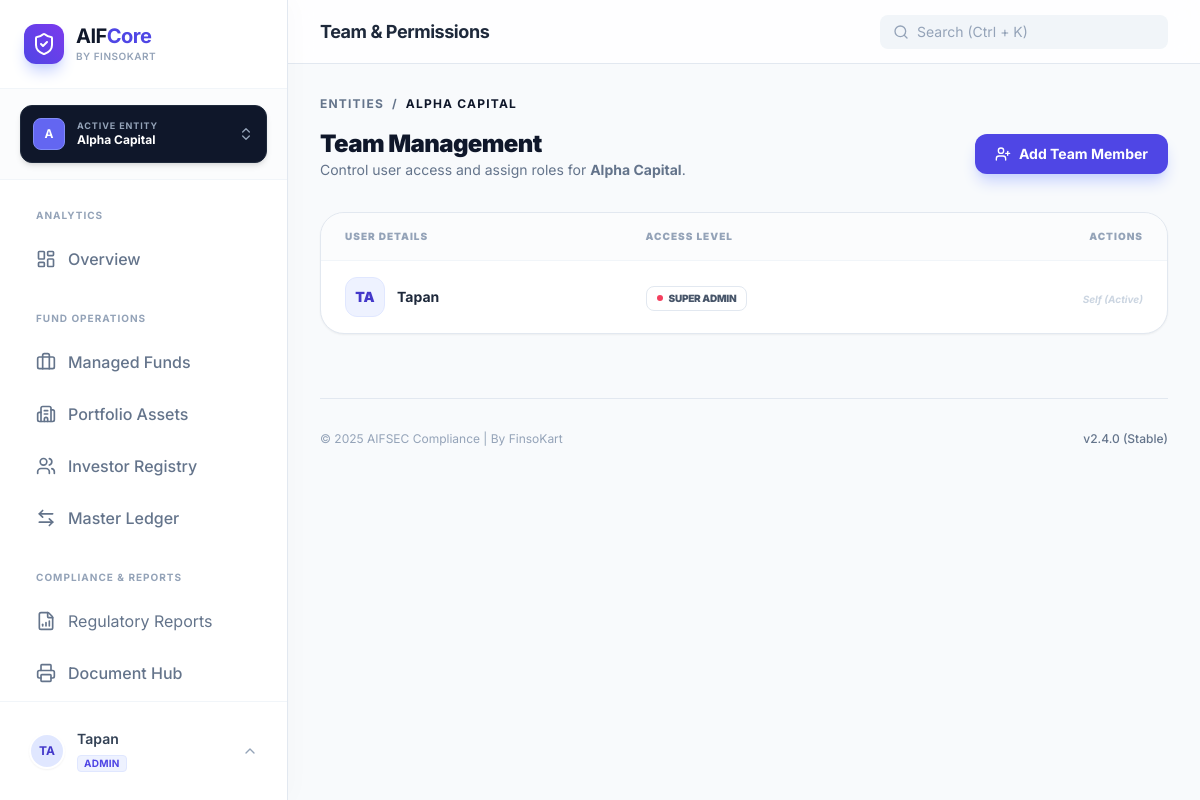
The app's page /portal/managers/1/team/ (signed in), older data.
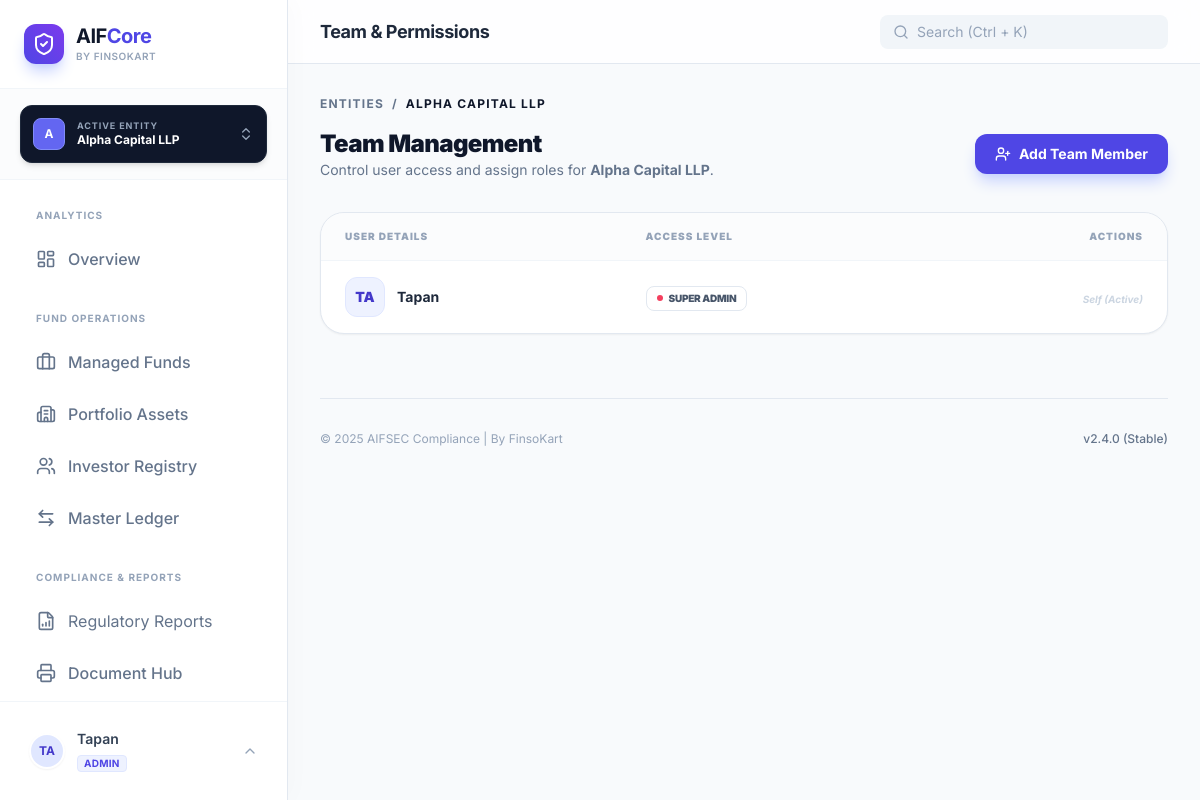
The same page, newer data.
### manager_entities/models.py (models this page shows, shortened)
class ManagerEntity(models.Model):
    name = models.CharField(max_length=255, unique=True)
    sebi_manager_registration_no = models.CharField(max_length=64, blank=True, null=True)
    cin = models.CharField(max_length=21, blank=True, null=True)
    pan = models.CharField(max_length=10, blank=True, null=True)
    gstin = models.CharField(max_length=15, blank=True, null=True)
    registered_address = models.TextField(blank=True, null=True)
    contact_email = models.EmailField(blank=True, null=True)
    contact_phone = models.CharField(max_length=20, blank=True, null=True)
    created_at = models.DateTimeField(auto_now_add=True)
    class Meta:
        ordering = ["name"]
        verbose_name = "Manager Entity"
        verbose_name_plural = "Manager Entities"

### manager_entities/views.py (the view)
# urls.py: path("<int:entity_pk>/team/", views.team_list, name="team_list"),
@login_required
def team_list(request, entity_pk):
    entity = get_object_or_404(ManagerEntity, pk=entity_pk)
    memberships = EntityMembership.objects.filter(entity=entity).select_related('user')
    current_ids = memberships.values_list('user_id', flat=True)
    all_users = User.objects.exclude(id__in=current_ids).order_by('username')
    return render(request, "manager_entities/team_list.html", {
        "entity": entity,
        "memberships": memberships,
        "all_users": all_users,
    })

### manager_entities/context.py (called while the page is built)
def active_manager_processor(request):
    if not request.user.is_authenticated:
        return {}
    memberships = EntityMembership.objects.filter(user=request.user).select_related('entity')
    active_id = request.session.get('active_entity_id')
    active_membership = None
    if active_id:
        active_membership = memberships.filter(entity_id=active_id).first()
    if not active_membership and memberships.exists():
        active_membership = memberships.first()
        request.session['active_entity_id'] = active_membership.entity.id
    return {
        'active_manager': active_membership.entity if active_membership else None,
        'user_role': active_membership.role if active_membership else None,
        'available_managers': [m.entity for m in memberships]
    }

### templates/manager_entities/team_list.html (shortened to what this page needs)
{% extends 'base.html' %}
{% block page_title %}Team & Permissions{% endblock %}
{% block content %}
<div x-data="{ addModal: false }">
    <nav class="flex mb-4 text-xs font-bold text-slate-500 uppercase tracking-widest gap-2">
        <a href="{% url 'manager_entities:manager_list' %}" class="hover:text-indigo-600 transition-colors">Entities</a>
        <span>/</span>
        <span class="text-slate-900">{{ entity.name }}</span>
    </nav>
    <div class="flex flex-col md:flex-row md:items-center justify-between gap-4 mb-8">
        <div>
            <h1 class="text-2xl font-black text-slate-900 tracking-tight">Team Management</h1>
            <p class="text-slate-500 text-sm">Control user access and assign roles for <strong>{{ entity.name }}</strong>.</p>
        </div>
        <button @click="addModal = true" class="bg-indigo-600 text-white px-5 py-2.5 rounded-xl font-bold text-sm shadow-lg shadow-indigo-200 hover:bg-indigo-700 transition-all flex items-center gap-2">
            <i data-lucide="user-plus" class="w-4 h-4"></i> Add Team Member
        </button>
    </div>
    <div class="bg-white rounded-3xl border border-slate-200 overflow-hidden shadow-sm">
        <table class="w-full text-left">
            <thead class="bg-slate-50/50 border-b border-slate-100">
                <tr>
                    <th class="px-6 py-4 text-[10px] font-black text-slate-400 uppercase tracking-widest">User Details</th>
                    <th class="px-6 py-4 text-[10px] font-black text-slate-400 uppercase tracking-widest">Access Level</th>
                    <th class="px-6 py-4 text-[10px] font-black text-slate-400 uppercase tracking-widest text-right">Actions</th>
                </tr>
            </thead>
            <tbody class="divide-y divide-slate-100">
                {% for m in memberships %}
                <tr class="hover:bg-slate-50/30 transition-colors">
                    <td class="px-6 py-4">
                        <div class="flex items-center gap-3">
                            <div class="w-10 h-10 rounded-xl bg-indigo-50 border border-indigo-100 flex items-center justify-center text-indigo-700 font-black text-sm uppercase">
                                {{ m.user.username|slice:":2" }}
                            </div>
                            <div>
                                <p class="text-sm font-bold text-slate-800">{{ m.user.get_full_name|default:m.user.username }}</p>
                            </div>
                        </div>
                    </td>
                    <td class="px-6 py-4">
                        <span class="px-2.5 py-1 bg-white border border-slate-200 text-slate-600 rounded-lg text-[10px] font-black uppercase tracking-tight inline-flex items-center gap-1.5">
                            <span class="w-1.5 h-1.5 rounded-full {% if m.role == 'ADMIN' %}bg-rose-500{% else %}bg-indigo-500{% endif %}"></span>
                            {{ m.get_role_display }}
                        </span>
                    </td>
                    <td class="px-6 py-4 text-right">
                        {% if m.user != request.user %}
                        <a href="{% url 'manager_entities:team_member_remove' m.pk %}"
                           onclick="return confirm('Are you sure you want to revoke access for this user?')"
                           class="text-rose-500 hover:text-rose-700 font-bold text-xs transition-colors">
                            Revoke Access
                        </a>
                        {% else %}
                        <span class="text-[10px] font-bold text-slate-300 italic">Self (Active)</span>
                        {% endif %}
                    </td>
                </tr>
                {% endfor %}
            </tbody>
        </table>
    </div>
</div>
{% endblock %}

### templates/base.html (shortened to what the changed rows need)
<!DOCTYPE html>
<html lang="en">
<head>
    <script src="https://cdn.tailwindcss.com"></script>
</head>
<body class="text-slate-900 antialiased selection:bg-indigo-100 selection:text-indigo-700">
    <div class="flex h-screen overflow-hidden">
        <aside class="w-72 bg-white border-r border-slate-200 flex flex-col z-20 shadow-[4px_0_24px_rgba(0,0,0,0.02)] h-screen">
            <div class="p-6 border-b border-slate-100 flex items-center gap-3">
                <div>
                    <h1 class="font-bold text-xl tracking-tight text-slate-900 leading-tight">AIF<span class="text-indigo-600">Core</span></h1>
                </div>
            </div>
            <div class="px-5 py-4 border-b border-slate-100 bg-slate-50/50" x-data="{ switchOpen: false }">
                <div class="relative">
                    <button @click="switchOpen = !switchOpen" class="w-full flex items-center justify-between p-3 bg-slate-900 text-white rounded-xl shadow-md hover:bg-slate-800 transition-all group border border-slate-800">
                        <div class="flex items-center gap-3 overflow-hidden">
                            <div class="w-8 h-8 rounded-lg bg-indigo-500 flex items-center justify-center font-bold text-xs shrink-0 border border-indigo-400">
                                {{ active_manager.name|slice:":1"|upper }}
                            </div>
                            <div class="text-left overflow-hidden">
                                <p class="text-[9px] font-bold text-slate-400 uppercase tracking-widest leading-none mb-0.5">Active Entity</p>
                                <p class="text-xs font-bold truncate text-white w-28">{{ active_manager.name|default:"Select Entity" }}</p>
                            </div>
                        </div>
                    </button>
                </div>
            </div>
        </aside>
        <main class="flex-1 flex flex-col h-screen overflow-hidden bg-[#f8fafc]">
            <header class="h-16 bg-white/80 backdrop-blur-md border-b border-slate-200 flex items-center justify-between px-8 z-10 sticky top-0">
                <div class="flex items-center gap-4">
                    <h2 class="text-lg font-bold text-slate-800 tracking-tight">{% block page_title %}Dashboard{% endblock %}</h2>
                </div>
            </header>
            <section class="flex-1 overflow-y-auto p-8 scroll-smooth">
                {% block content %}{% endblock %}
            </section>
        </main>
    </div>
</body>
</html>

Row changes from the older to the newer data that the page shows:
changed ManagerEntity: name "Alpha Capital" → "Alpha Capital LLP"; name "ALPHA CAPITAL" → "ALPHA CAPITAL LLP"
